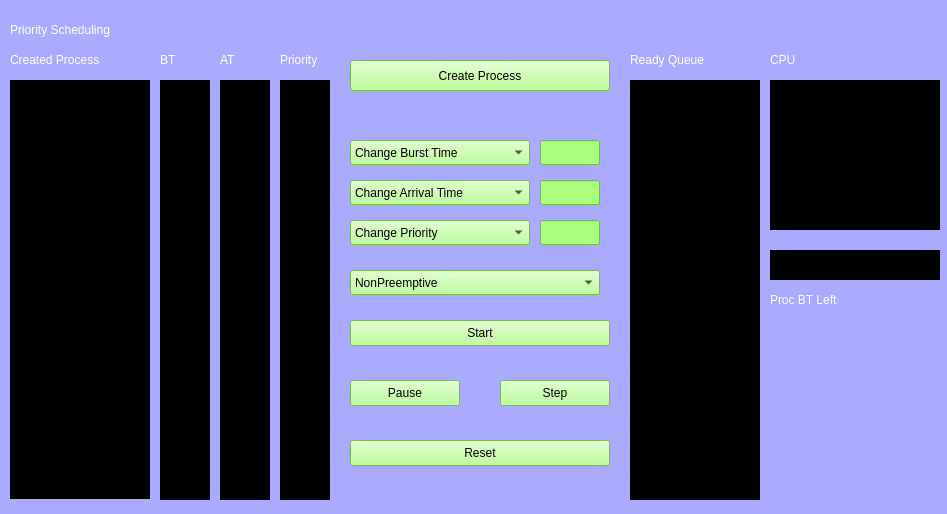
<?xml version="1.0" encoding="UTF-8"?>
<ui version="4.0">
 <class>prority</class>
 <widget class="QWidget" name="prority">
  <property name="geometry">
   <rect>
    <x>0</x>
    <y>0</y>
    <width>947</width>
    <height>514</height>
   </rect>
  </property>
  <property name="windowTitle">
   <string>Form</string>
  </property>
  <property name="styleSheet">
   <string notr="true">background-color: rgb(170, 170, 255);</string>
  </property>
  <widget class="QPushButton" name="CreateProcess">
   <property name="geometry">
    <rect>
     <x>350</x>
     <y>60</y>
     <width>260</width>
     <height>31</height>
    </rect>
   </property>
   <property name="styleSheet">
    <string notr="true">background-color: rgb(170, 255, 127);</string>
   </property>
   <property name="text">
    <string>Create Process</string>
   </property>
  </widget>
  <widget class="QLabel" name="Process1_2">
   <property name="geometry">
    <rect>
     <x>10</x>
     <y>110</y>
     <width>140</width>
     <height>30</height>
    </rect>
   </property>
   <property name="styleSheet">
    <string notr="true">background-color: rgb(0, 0, 0);
color: rgb(255, 255, 255);</string>
   </property>
   <property name="text">
    <string/>
   </property>
  </widget>
  <widget class="QLabel" name="label_4">
   <property name="geometry">
    <rect>
     <x>220</x>
     <y>50</y>
     <width>50</width>
     <height>20</height>
    </rect>
   </property>
   <property name="styleSheet">
    <string notr="true">color: rgb(255, 255, 255);
font: 12pt &quot;Sans Serif&quot;;</string>
   </property>
   <property name="text">
    <string>AT</string>
   </property>
  </widget>
  <widget class="QPushButton" name="ResetSim">
   <property name="geometry">
    <rect>
     <x>350</x>
     <y>440</y>
     <width>260</width>
     <height>26</height>
    </rect>
   </property>
   <property name="styleSheet">
    <string notr="true">background-color: rgb(170, 255, 127);</string>
   </property>
   <property name="text">
    <string>Reset</string>
   </property>
  </widget>
  <widget class="QLabel" name="CPU">
   <property name="geometry">
    <rect>
     <x>770</x>
     <y>80</y>
     <width>170</width>
     <height>150</height>
    </rect>
   </property>
   <property name="styleSheet">
    <string notr="true">background-color: rgb(0, 0, 0);
font: 16pt &quot;Sans Serif&quot;;
color: rgb(255, 255, 255);</string>
   </property>
   <property name="text">
    <string/>
   </property>
  </widget>
  <widget class="QPushButton" name="StartSim">
   <property name="geometry">
    <rect>
     <x>350</x>
     <y>320</y>
     <width>260</width>
     <height>26</height>
    </rect>
   </property>
   <property name="styleSheet">
    <string notr="true">background-color: rgb(170, 255, 127);</string>
   </property>
   <property name="text">
    <string>Start</string>
   </property>
  </widget>
  <widget class="QLabel" name="ArrivalTime1_4">
   <property name="geometry">
    <rect>
     <x>220</x>
     <y>170</y>
     <width>50</width>
     <height>30</height>
    </rect>
   </property>
   <property name="styleSheet">
    <string notr="true">background-color: rgb(0, 0, 0);
color: rgb(255, 255, 255);</string>
   </property>
   <property name="text">
    <string/>
   </property>
  </widget>
  <widget class="QLabel" name="Process1_10">
   <property name="geometry">
    <rect>
     <x>10</x>
     <y>350</y>
     <width>140</width>
     <height>30</height>
    </rect>
   </property>
   <property name="styleSheet">
    <string notr="true">background-color: rgb(0, 0, 0);
color: rgb(255, 255, 255);</string>
   </property>
   <property name="text">
    <string/>
   </property>
  </widget>
  <widget class="QLabel" name="Process1_9">
   <property name="geometry">
    <rect>
     <x>10</x>
     <y>320</y>
     <width>140</width>
     <height>30</height>
    </rect>
   </property>
   <property name="styleSheet">
    <string notr="true">background-color: rgb(0, 0, 0);
color: rgb(255, 255, 255);</string>
   </property>
   <property name="text">
    <string/>
   </property>
  </widget>
  <widget class="QLabel" name="BurstTime1_6">
   <property name="geometry">
    <rect>
     <x>160</x>
     <y>230</y>
     <width>50</width>
     <height>30</height>
    </rect>
   </property>
   <property name="styleSheet">
    <string notr="true">background-color: rgb(0, 0, 0);
color: rgb(255, 255, 255);</string>
   </property>
   <property name="text">
    <string/>
   </property>
  </widget>
  <widget class="QPushButton" name="PauseSim">
   <property name="geometry">
    <rect>
     <x>350</x>
     <y>380</y>
     <width>110</width>
     <height>26</height>
    </rect>
   </property>
   <property name="styleSheet">
    <string notr="true">background-color: rgb(170, 255, 127);</string>
   </property>
   <property name="text">
    <string>Pause</string>
   </property>
  </widget>
  <widget class="QComboBox" name="ChangeAT">
   <property name="geometry">
    <rect>
     <x>350</x>
     <y>180</y>
     <width>180</width>
     <height>25</height>
    </rect>
   </property>
   <property name="styleSheet">
    <string notr="true">background-color: rgb(170, 255, 127);</string>
   </property>
   <item>
    <property name="text">
     <string>Change Arrival Time</string>
    </property>
   </item>
  </widget>
  <widget class="QLabel" name="BTTimerLeft">
   <property name="geometry">
    <rect>
     <x>770</x>
     <y>250</y>
     <width>170</width>
     <height>30</height>
    </rect>
   </property>
   <property name="styleSheet">
    <string notr="true">background-color: rgb(0, 0, 0);
font: 16pt &quot;Sans Serif&quot;;
color: rgb(255, 255, 255);</string>
   </property>
   <property name="text">
    <string/>
   </property>
  </widget>
  <widget class="QLabel" name="BurstTime1_13">
   <property name="geometry">
    <rect>
     <x>160</x>
     <y>440</y>
     <width>50</width>
     <height>30</height>
    </rect>
   </property>
   <property name="styleSheet">
    <string notr="true">background-color: rgb(0, 0, 0);
color: rgb(255, 255, 255);</string>
   </property>
   <property name="text">
    <string/>
   </property>
  </widget>
  <widget class="QLabel" name="BurstTime1_10">
   <property name="geometry">
    <rect>
     <x>160</x>
     <y>350</y>
     <width>50</width>
     <height>30</height>
    </rect>
   </property>
   <property name="styleSheet">
    <string notr="true">background-color: rgb(0, 0, 0);
color: rgb(255, 255, 255);</string>
   </property>
   <property name="text">
    <string/>
   </property>
  </widget>
  <widget class="QLabel" name="ReadyQ1_10">
   <property name="geometry">
    <rect>
     <x>630</x>
     <y>350</y>
     <width>130</width>
     <height>30</height>
    </rect>
   </property>
   <property name="styleSheet">
    <string notr="true">background-color: rgb(0, 0, 0);
color: rgb(255, 255, 255);</string>
   </property>
   <property name="text">
    <string/>
   </property>
  </widget>
  <widget class="QLabel" name="ReadyQ1_3">
   <property name="geometry">
    <rect>
     <x>630</x>
     <y>140</y>
     <width>130</width>
     <height>30</height>
    </rect>
   </property>
   <property name="styleSheet">
    <string notr="true">background-color: rgb(0, 0, 0);
color: rgb(255, 255, 255);</string>
   </property>
   <property name="text">
    <string/>
   </property>
  </widget>
  <widget class="QLabel" name="ArrivalTime1_14">
   <property name="geometry">
    <rect>
     <x>220</x>
     <y>470</y>
     <width>50</width>
     <height>30</height>
    </rect>
   </property>
   <property name="styleSheet">
    <string notr="true">background-color: rgb(0, 0, 0);
color: rgb(255, 255, 255);</string>
   </property>
   <property name="text">
    <string/>
   </property>
  </widget>
  <widget class="QLabel" name="label_6">
   <property name="geometry">
    <rect>
     <x>770</x>
     <y>50</y>
     <width>140</width>
     <height>20</height>
    </rect>
   </property>
   <property name="styleSheet">
    <string notr="true">color: rgb(255, 255, 255);
font: 12pt &quot;Sans Serif&quot;;</string>
   </property>
   <property name="text">
    <string>CPU</string>
   </property>
  </widget>
  <widget class="QLabel" name="label_2">
   <property name="geometry">
    <rect>
     <x>10</x>
     <y>50</y>
     <width>140</width>
     <height>20</height>
    </rect>
   </property>
   <property name="styleSheet">
    <string notr="true">color: rgb(255, 255, 255);
font: 12pt &quot;Sans Serif&quot;;</string>
   </property>
   <property name="text">
    <string>Created Process</string>
   </property>
  </widget>
  <widget class="QLabel" name="ReadyQ1">
   <property name="geometry">
    <rect>
     <x>630</x>
     <y>80</y>
     <width>130</width>
     <height>30</height>
    </rect>
   </property>
   <property name="styleSheet">
    <string notr="true">background-color: rgb(0, 0, 0);
color: rgb(255, 255, 255);</string>
   </property>
   <property name="text">
    <string/>
   </property>
  </widget>
  <widget class="QLabel" name="Process1_3">
   <property name="geometry">
    <rect>
     <x>10</x>
     <y>140</y>
     <width>140</width>
     <height>30</height>
    </rect>
   </property>
   <property name="styleSheet">
    <string notr="true">background-color: rgb(0, 0, 0);
color: rgb(255, 255, 255);</string>
   </property>
   <property name="text">
    <string/>
   </property>
  </widget>
  <widget class="QLabel" name="ReadyQ1_4">
   <property name="geometry">
    <rect>
     <x>630</x>
     <y>170</y>
     <width>130</width>
     <height>30</height>
    </rect>
   </property>
   <property name="styleSheet">
    <string notr="true">background-color: rgb(0, 0, 0);
color: rgb(255, 255, 255);</string>
   </property>
   <property name="text">
    <string/>
   </property>
  </widget>
  <widget class="QLabel" name="ReadyQ1_5">
   <property name="geometry">
    <rect>
     <x>630</x>
     <y>200</y>
     <width>130</width>
     <height>30</height>
    </rect>
   </property>
   <property name="styleSheet">
    <string notr="true">background-color: rgb(0, 0, 0);
color: rgb(255, 255, 255);</string>
   </property>
   <property name="text">
    <string/>
   </property>
  </widget>
  <widget class="QLabel" name="ArrivalTime1">
   <property name="geometry">
    <rect>
     <x>220</x>
     <y>80</y>
     <width>50</width>
     <height>30</height>
    </rect>
   </property>
   <property name="styleSheet">
    <string notr="true">background-color: rgb(0, 0, 0);
color: rgb(255, 255, 255);</string>
   </property>
   <property name="text">
    <string/>
   </property>
  </widget>
  <widget class="QLabel" name="ArrivalTime1_13">
   <property name="geometry">
    <rect>
     <x>220</x>
     <y>440</y>
     <width>50</width>
     <height>30</height>
    </rect>
   </property>
   <property name="styleSheet">
    <string notr="true">background-color: rgb(0, 0, 0);
color: rgb(255, 255, 255);</string>
   </property>
   <property name="text">
    <string/>
   </property>
  </widget>
  <widget class="QLabel" name="Process1_7">
   <property name="geometry">
    <rect>
     <x>10</x>
     <y>260</y>
     <width>140</width>
     <height>30</height>
    </rect>
   </property>
   <property name="styleSheet">
    <string notr="true">background-color: rgb(0, 0, 0);
color: rgb(255, 255, 255);</string>
   </property>
   <property name="text">
    <string/>
   </property>
  </widget>
  <widget class="QLabel" name="ReadyQ1_12">
   <property name="geometry">
    <rect>
     <x>630</x>
     <y>410</y>
     <width>130</width>
     <height>30</height>
    </rect>
   </property>
   <property name="styleSheet">
    <string notr="true">background-color: rgb(0, 0, 0);
color: rgb(255, 255, 255);</string>
   </property>
   <property name="text">
    <string/>
   </property>
  </widget>
  <widget class="QLabel" name="ArrivalTime1_3">
   <property name="geometry">
    <rect>
     <x>220</x>
     <y>140</y>
     <width>50</width>
     <height>30</height>
    </rect>
   </property>
   <property name="styleSheet">
    <string notr="true">background-color: rgb(0, 0, 0);
color: rgb(255, 255, 255);</string>
   </property>
   <property name="text">
    <string/>
   </property>
  </widget>
  <widget class="QLabel" name="BurstTime1_8">
   <property name="geometry">
    <rect>
     <x>160</x>
     <y>290</y>
     <width>50</width>
     <height>30</height>
    </rect>
   </property>
   <property name="styleSheet">
    <string notr="true">background-color: rgb(0, 0, 0);
color: rgb(255, 255, 255);</string>
   </property>
   <property name="text">
    <string/>
   </property>
  </widget>
  <widget class="QLabel" name="ReadyQ1_9">
   <property name="geometry">
    <rect>
     <x>630</x>
     <y>320</y>
     <width>130</width>
     <height>30</height>
    </rect>
   </property>
   <property name="styleSheet">
    <string notr="true">background-color: rgb(0, 0, 0);
color: rgb(255, 255, 255);</string>
   </property>
   <property name="text">
    <string/>
   </property>
  </widget>
  <widget class="QLabel" name="label_5">
   <property name="geometry">
    <rect>
     <x>630</x>
     <y>50</y>
     <width>140</width>
     <height>20</height>
    </rect>
   </property>
   <property name="styleSheet">
    <string notr="true">font: 12pt &quot;Sans Serif&quot;;
color: rgb(255, 255, 255);</string>
   </property>
   <property name="text">
    <string>Ready Queue</string>
   </property>
  </widget>
  <widget class="QLabel" name="ArrivalTime1_7">
   <property name="geometry">
    <rect>
     <x>220</x>
     <y>260</y>
     <width>50</width>
     <height>30</height>
    </rect>
   </property>
   <property name="styleSheet">
    <string notr="true">background-color: rgb(0, 0, 0);
color: rgb(255, 255, 255);</string>
   </property>
   <property name="text">
    <string/>
   </property>
  </widget>
  <widget class="QLabel" name="ReadyQ1_7">
   <property name="geometry">
    <rect>
     <x>630</x>
     <y>260</y>
     <width>130</width>
     <height>30</height>
    </rect>
   </property>
   <property name="styleSheet">
    <string notr="true">background-color: rgb(0, 0, 0);
color: rgb(255, 255, 255);</string>
   </property>
   <property name="text">
    <string/>
   </property>
  </widget>
  <widget class="QLabel" name="ArrivalTime1_12">
   <property name="geometry">
    <rect>
     <x>220</x>
     <y>410</y>
     <width>50</width>
     <height>30</height>
    </rect>
   </property>
   <property name="styleSheet">
    <string notr="true">background-color: rgb(0, 0, 0);
color: rgb(255, 255, 255);</string>
   </property>
   <property name="text">
    <string/>
   </property>
  </widget>
  <widget class="QLabel" name="BurstTime1_5">
   <property name="geometry">
    <rect>
     <x>160</x>
     <y>200</y>
     <width>50</width>
     <height>30</height>
    </rect>
   </property>
   <property name="styleSheet">
    <string notr="true">background-color: rgb(0, 0, 0);
color: rgb(255, 255, 255);</string>
   </property>
   <property name="text">
    <string/>
   </property>
  </widget>
  <widget class="QLabel" name="BurstTime1_9">
   <property name="geometry">
    <rect>
     <x>160</x>
     <y>320</y>
     <width>50</width>
     <height>30</height>
    </rect>
   </property>
   <property name="styleSheet">
    <string notr="true">background-color: rgb(0, 0, 0);
color: rgb(255, 255, 255);</string>
   </property>
   <property name="text">
    <string/>
   </property>
  </widget>
  <widget class="QComboBox" name="ChangeBT">
   <property name="geometry">
    <rect>
     <x>350</x>
     <y>140</y>
     <width>180</width>
     <height>25</height>
    </rect>
   </property>
   <property name="styleSheet">
    <string notr="true">background-color: rgb(170, 255, 127);</string>
   </property>
   <item>
    <property name="text">
     <string>Change Burst Time</string>
    </property>
   </item>
  </widget>
  <widget class="QLabel" name="BurstTime1_7">
   <property name="geometry">
    <rect>
     <x>160</x>
     <y>260</y>
     <width>50</width>
     <height>30</height>
    </rect>
   </property>
   <property name="styleSheet">
    <string notr="true">background-color: rgb(0, 0, 0);
color: rgb(255, 255, 255);</string>
   </property>
   <property name="text">
    <string/>
   </property>
  </widget>
  <widget class="QLineEdit" name="ArrivalTime">
   <property name="geometry">
    <rect>
     <x>540</x>
     <y>180</y>
     <width>60</width>
     <height>25</height>
    </rect>
   </property>
   <property name="styleSheet">
    <string notr="true">background-color: rgb(170, 255, 127);</string>
   </property>
  </widget>
  <widget class="QLabel" name="BurstTime1_11">
   <property name="geometry">
    <rect>
     <x>160</x>
     <y>380</y>
     <width>50</width>
     <height>30</height>
    </rect>
   </property>
   <property name="styleSheet">
    <string notr="true">background-color: rgb(0, 0, 0);
color: rgb(255, 255, 255);</string>
   </property>
   <property name="text">
    <string/>
   </property>
  </widget>
  <widget class="QLabel" name="BurstTime1_4">
   <property name="geometry">
    <rect>
     <x>160</x>
     <y>170</y>
     <width>50</width>
     <height>30</height>
    </rect>
   </property>
   <property name="styleSheet">
    <string notr="true">background-color: rgb(0, 0, 0);
color: rgb(255, 255, 255);</string>
   </property>
   <property name="text">
    <string/>
   </property>
  </widget>
  <widget class="QLabel" name="ArrivalTime1_2">
   <property name="geometry">
    <rect>
     <x>220</x>
     <y>110</y>
     <width>50</width>
     <height>30</height>
    </rect>
   </property>
   <property name="styleSheet">
    <string notr="true">background-color: rgb(0, 0, 0);
color: rgb(255, 255, 255);</string>
   </property>
   <property name="text">
    <string/>
   </property>
  </widget>
  <widget class="QPushButton" name="StepSim">
   <property name="geometry">
    <rect>
     <x>500</x>
     <y>380</y>
     <width>110</width>
     <height>26</height>
    </rect>
   </property>
   <property name="styleSheet">
    <string notr="true">background-color: rgb(170, 255, 127);</string>
   </property>
   <property name="text">
    <string>Step</string>
   </property>
  </widget>
  <widget class="QLabel" name="Process1_5">
   <property name="geometry">
    <rect>
     <x>10</x>
     <y>200</y>
     <width>140</width>
     <height>30</height>
    </rect>
   </property>
   <property name="styleSheet">
    <string notr="true">background-color: rgb(0, 0, 0);
color: rgb(255, 255, 255);</string>
   </property>
   <property name="text">
    <string/>
   </property>
  </widget>
  <widget class="QLabel" name="Process1_4">
   <property name="geometry">
    <rect>
     <x>10</x>
     <y>170</y>
     <width>140</width>
     <height>30</height>
    </rect>
   </property>
   <property name="styleSheet">
    <string notr="true">background-color: rgb(0, 0, 0);
color: rgb(255, 255, 255);</string>
   </property>
   <property name="text">
    <string/>
   </property>
  </widget>
  <widget class="QLabel" name="BurstTime1_12">
   <property name="geometry">
    <rect>
     <x>160</x>
     <y>410</y>
     <width>50</width>
     <height>30</height>
    </rect>
   </property>
   <property name="styleSheet">
    <string notr="true">background-color: rgb(0, 0, 0);
color: rgb(255, 255, 255);</string>
   </property>
   <property name="text">
    <string/>
   </property>
  </widget>
  <widget class="QLabel" name="ArrivalTime1_8">
   <property name="geometry">
    <rect>
     <x>220</x>
     <y>290</y>
     <width>50</width>
     <height>30</height>
    </rect>
   </property>
   <property name="styleSheet">
    <string notr="true">background-color: rgb(0, 0, 0);
color: rgb(255, 255, 255);</string>
   </property>
   <property name="text">
    <string/>
   </property>
  </widget>
  <widget class="QLabel" name="Process1_11">
   <property name="geometry">
    <rect>
     <x>10</x>
     <y>379</y>
     <width>140</width>
     <height>30</height>
    </rect>
   </property>
   <property name="styleSheet">
    <string notr="true">background-color: rgb(0, 0, 0);
color: rgb(255, 255, 255);</string>
   </property>
   <property name="text">
    <string/>
   </property>
  </widget>
  <widget class="QLabel" name="ArrivalTime1_11">
   <property name="geometry">
    <rect>
     <x>220</x>
     <y>380</y>
     <width>50</width>
     <height>30</height>
    </rect>
   </property>
   <property name="styleSheet">
    <string notr="true">background-color: rgb(0, 0, 0);
color: rgb(255, 255, 255);</string>
   </property>
   <property name="text">
    <string/>
   </property>
  </widget>
  <widget class="QLabel" name="ReadyQ1_14">
   <property name="geometry">
    <rect>
     <x>630</x>
     <y>470</y>
     <width>130</width>
     <height>30</height>
    </rect>
   </property>
   <property name="styleSheet">
    <string notr="true">background-color: rgb(0, 0, 0);
color: rgb(255, 255, 255);</string>
   </property>
   <property name="text">
    <string/>
   </property>
  </widget>
  <widget class="QLabel" name="BurstTime1_3">
   <property name="geometry">
    <rect>
     <x>160</x>
     <y>140</y>
     <width>50</width>
     <height>30</height>
    </rect>
   </property>
   <property name="styleSheet">
    <string notr="true">background-color: rgb(0, 0, 0);
color: rgb(255, 255, 255);</string>
   </property>
   <property name="text">
    <string/>
   </property>
  </widget>
  <widget class="QLabel" name="ArrivalTime1_9">
   <property name="geometry">
    <rect>
     <x>220</x>
     <y>320</y>
     <width>50</width>
     <height>30</height>
    </rect>
   </property>
   <property name="styleSheet">
    <string notr="true">background-color: rgb(0, 0, 0);
color: rgb(255, 255, 255);</string>
   </property>
   <property name="text">
    <string/>
   </property>
  </widget>
  <widget class="QLabel" name="ReadyQ1_8">
   <property name="geometry">
    <rect>
     <x>630</x>
     <y>290</y>
     <width>130</width>
     <height>30</height>
    </rect>
   </property>
   <property name="styleSheet">
    <string notr="true">background-color: rgb(0, 0, 0);
color: rgb(255, 255, 255);</string>
   </property>
   <property name="text">
    <string/>
   </property>
  </widget>
  <widget class="QComboBox" name="Preemptiveness">
   <property name="geometry">
    <rect>
     <x>350</x>
     <y>270</y>
     <width>250</width>
     <height>25</height>
    </rect>
   </property>
   <property name="styleSheet">
    <string notr="true">background-color: rgb(170, 255, 127);</string>
   </property>
   <item>
    <property name="text">
     <string>NonPreemptive</string>
    </property>
   </item>
   <item>
    <property name="text">
     <string>Preemptive</string>
    </property>
   </item>
  </widget>
  <widget class="QLabel" name="ReadyQ1_2">
   <property name="geometry">
    <rect>
     <x>630</x>
     <y>110</y>
     <width>130</width>
     <height>30</height>
    </rect>
   </property>
   <property name="styleSheet">
    <string notr="true">background-color: rgb(0, 0, 0);
color: rgb(255, 255, 255);</string>
   </property>
   <property name="text">
    <string/>
   </property>
  </widget>
  <widget class="QLabel" name="Process1">
   <property name="geometry">
    <rect>
     <x>10</x>
     <y>80</y>
     <width>140</width>
     <height>30</height>
    </rect>
   </property>
   <property name="styleSheet">
    <string notr="true">background-color: rgb(0, 0, 0);
color: rgb(255, 255, 255);</string>
   </property>
   <property name="text">
    <string/>
   </property>
  </widget>
  <widget class="QLabel" name="Process1_12">
   <property name="geometry">
    <rect>
     <x>10</x>
     <y>409</y>
     <width>140</width>
     <height>30</height>
    </rect>
   </property>
   <property name="styleSheet">
    <string notr="true">background-color: rgb(0, 0, 0);
color: rgb(255, 255, 255);</string>
   </property>
   <property name="text">
    <string/>
   </property>
  </widget>
  <widget class="QLabel" name="ReadyQ1_11">
   <property name="geometry">
    <rect>
     <x>630</x>
     <y>380</y>
     <width>130</width>
     <height>30</height>
    </rect>
   </property>
   <property name="styleSheet">
    <string notr="true">background-color: rgb(0, 0, 0);
color: rgb(255, 255, 255);</string>
   </property>
   <property name="text">
    <string/>
   </property>
  </widget>
  <widget class="QLabel" name="Process1_14">
   <property name="geometry">
    <rect>
     <x>10</x>
     <y>469</y>
     <width>140</width>
     <height>30</height>
    </rect>
   </property>
   <property name="styleSheet">
    <string notr="true">background-color: rgb(0, 0, 0);
color: rgb(255, 255, 255);</string>
   </property>
   <property name="text">
    <string/>
   </property>
  </widget>
  <widget class="QLineEdit" name="BurstTime">
   <property name="geometry">
    <rect>
     <x>540</x>
     <y>140</y>
     <width>60</width>
     <height>25</height>
    </rect>
   </property>
   <property name="styleSheet">
    <string notr="true">background-color: rgb(170, 255, 127);</string>
   </property>
  </widget>
  <widget class="QLabel" name="label_7">
   <property name="geometry">
    <rect>
     <x>770</x>
     <y>290</y>
     <width>110</width>
     <height>20</height>
    </rect>
   </property>
   <property name="styleSheet">
    <string notr="true">color: rgb(255, 255, 255);
font: 12pt &quot;Sans Serif&quot;;</string>
   </property>
   <property name="text">
    <string>Proc BT Left</string>
   </property>
  </widget>
  <widget class="QLabel" name="BurstTime1_14">
   <property name="geometry">
    <rect>
     <x>160</x>
     <y>470</y>
     <width>50</width>
     <height>30</height>
    </rect>
   </property>
   <property name="styleSheet">
    <string notr="true">background-color: rgb(0, 0, 0);
color: rgb(255, 255, 255);</string>
   </property>
   <property name="text">
    <string/>
   </property>
  </widget>
  <widget class="QLabel" name="label_3">
   <property name="geometry">
    <rect>
     <x>160</x>
     <y>50</y>
     <width>50</width>
     <height>20</height>
    </rect>
   </property>
   <property name="styleSheet">
    <string notr="true">color: rgb(255, 255, 255);
font: 12pt &quot;Sans Serif&quot;;</string>
   </property>
   <property name="text">
    <string>BT</string>
   </property>
  </widget>
  <widget class="QLabel" name="Process1_13">
   <property name="geometry">
    <rect>
     <x>10</x>
     <y>439</y>
     <width>140</width>
     <height>30</height>
    </rect>
   </property>
   <property name="styleSheet">
    <string notr="true">background-color: rgb(0, 0, 0);
color: rgb(255, 255, 255);</string>
   </property>
   <property name="text">
    <string/>
   </property>
  </widget>
  <widget class="QLabel" name="ArrivalTime1_6">
   <property name="geometry">
    <rect>
     <x>220</x>
     <y>230</y>
     <width>50</width>
     <height>30</height>
    </rect>
   </property>
   <property name="styleSheet">
    <string notr="true">background-color: rgb(0, 0, 0);
color: rgb(255, 255, 255);</string>
   </property>
   <property name="text">
    <string/>
   </property>
  </widget>
  <widget class="QLabel" name="label">
   <property name="geometry">
    <rect>
     <x>10</x>
     <y>10</y>
     <width>650</width>
     <height>40</height>
    </rect>
   </property>
   <property name="styleSheet">
    <string notr="true">font: 24pt &quot;Sans Serif&quot;;
color: rgb(255, 255, 255);</string>
   </property>
   <property name="text">
    <string>Priority Scheduling</string>
   </property>
  </widget>
  <widget class="QLabel" name="ReadyQ1_13">
   <property name="geometry">
    <rect>
     <x>630</x>
     <y>440</y>
     <width>130</width>
     <height>30</height>
    </rect>
   </property>
   <property name="styleSheet">
    <string notr="true">background-color: rgb(0, 0, 0);
color: rgb(255, 255, 255);</string>
   </property>
   <property name="text">
    <string/>
   </property>
  </widget>
  <widget class="QLabel" name="BurstTime1_2">
   <property name="geometry">
    <rect>
     <x>160</x>
     <y>110</y>
     <width>50</width>
     <height>30</height>
    </rect>
   </property>
   <property name="styleSheet">
    <string notr="true">background-color: rgb(0, 0, 0);
color: rgb(255, 255, 255);</string>
   </property>
   <property name="text">
    <string/>
   </property>
  </widget>
  <widget class="QLabel" name="Process1_6">
   <property name="geometry">
    <rect>
     <x>10</x>
     <y>230</y>
     <width>140</width>
     <height>30</height>
    </rect>
   </property>
   <property name="styleSheet">
    <string notr="true">background-color: rgb(0, 0, 0);
color: rgb(255, 255, 255);</string>
   </property>
   <property name="text">
    <string/>
   </property>
  </widget>
  <widget class="QLabel" name="ArrivalTime1_5">
   <property name="geometry">
    <rect>
     <x>220</x>
     <y>200</y>
     <width>50</width>
     <height>30</height>
    </rect>
   </property>
   <property name="styleSheet">
    <string notr="true">background-color: rgb(0, 0, 0);
color: rgb(255, 255, 255);</string>
   </property>
   <property name="text">
    <string/>
   </property>
  </widget>
  <widget class="QLabel" name="BurstTime1">
   <property name="geometry">
    <rect>
     <x>160</x>
     <y>80</y>
     <width>50</width>
     <height>30</height>
    </rect>
   </property>
   <property name="styleSheet">
    <string notr="true">background-color: rgb(0, 0, 0);
color: rgb(255, 255, 255);</string>
   </property>
   <property name="text">
    <string/>
   </property>
  </widget>
  <widget class="QLabel" name="Process1_8">
   <property name="geometry">
    <rect>
     <x>10</x>
     <y>290</y>
     <width>140</width>
     <height>30</height>
    </rect>
   </property>
   <property name="styleSheet">
    <string notr="true">background-color: rgb(0, 0, 0);
color: rgb(255, 255, 255);</string>
   </property>
   <property name="text">
    <string/>
   </property>
  </widget>
  <widget class="QLabel" name="ReadyQ1_6">
   <property name="geometry">
    <rect>
     <x>630</x>
     <y>230</y>
     <width>130</width>
     <height>30</height>
    </rect>
   </property>
   <property name="styleSheet">
    <string notr="true">background-color: rgb(0, 0, 0);
color: rgb(255, 255, 255);</string>
   </property>
   <property name="text">
    <string/>
   </property>
  </widget>
  <widget class="QLabel" name="ArrivalTime1_10">
   <property name="geometry">
    <rect>
     <x>220</x>
     <y>350</y>
     <width>50</width>
     <height>30</height>
    </rect>
   </property>
   <property name="styleSheet">
    <string notr="true">background-color: rgb(0, 0, 0);
color: rgb(255, 255, 255);</string>
   </property>
   <property name="text">
    <string/>
   </property>
  </widget>
  <widget class="QLabel" name="label_8">
   <property name="geometry">
    <rect>
     <x>280</x>
     <y>50</y>
     <width>60</width>
     <height>20</height>
    </rect>
   </property>
   <property name="styleSheet">
    <string notr="true">color: rgb(255, 255, 255);
font: 12pt &quot;Sans Serif&quot;;</string>
   </property>
   <property name="text">
    <string>Priority</string>
   </property>
  </widget>
  <widget class="QLabel" name="Priority1">
   <property name="geometry">
    <rect>
     <x>280</x>
     <y>80</y>
     <width>50</width>
     <height>30</height>
    </rect>
   </property>
   <property name="styleSheet">
    <string notr="true">background-color: rgb(0, 0, 0);
color: rgb(255, 255, 255);</string>
   </property>
   <property name="text">
    <string/>
   </property>
  </widget>
  <widget class="QLabel" name="Priority1_2">
   <property name="geometry">
    <rect>
     <x>280</x>
     <y>110</y>
     <width>50</width>
     <height>30</height>
    </rect>
   </property>
   <property name="styleSheet">
    <string notr="true">background-color: rgb(0, 0, 0);
color: rgb(255, 255, 255);</string>
   </property>
   <property name="text">
    <string/>
   </property>
  </widget>
  <widget class="QLabel" name="Priority1_3">
   <property name="geometry">
    <rect>
     <x>280</x>
     <y>140</y>
     <width>50</width>
     <height>30</height>
    </rect>
   </property>
   <property name="styleSheet">
    <string notr="true">background-color: rgb(0, 0, 0);
color: rgb(255, 255, 255);</string>
   </property>
   <property name="text">
    <string/>
   </property>
  </widget>
  <widget class="QLabel" name="Priority1_4">
   <property name="geometry">
    <rect>
     <x>280</x>
     <y>170</y>
     <width>50</width>
     <height>30</height>
    </rect>
   </property>
   <property name="styleSheet">
    <string notr="true">background-color: rgb(0, 0, 0);
color: rgb(255, 255, 255);</string>
   </property>
   <property name="text">
    <string/>
   </property>
  </widget>
  <widget class="QLabel" name="Priority1_5">
   <property name="geometry">
    <rect>
     <x>280</x>
     <y>200</y>
     <width>50</width>
     <height>30</height>
    </rect>
   </property>
   <property name="styleSheet">
    <string notr="true">background-color: rgb(0, 0, 0);
color: rgb(255, 255, 255);</string>
   </property>
   <property name="text">
    <string/>
   </property>
  </widget>
  <widget class="QLabel" name="Priority1_6">
   <property name="geometry">
    <rect>
     <x>280</x>
     <y>230</y>
     <width>50</width>
     <height>30</height>
    </rect>
   </property>
   <property name="styleSheet">
    <string notr="true">background-color: rgb(0, 0, 0);
color: rgb(255, 255, 255);</string>
   </property>
   <property name="text">
    <string/>
   </property>
  </widget>
  <widget class="QLabel" name="Priority1_7">
   <property name="geometry">
    <rect>
     <x>280</x>
     <y>260</y>
     <width>50</width>
     <height>30</height>
    </rect>
   </property>
   <property name="styleSheet">
    <string notr="true">background-color: rgb(0, 0, 0);
color: rgb(255, 255, 255);</string>
   </property>
   <property name="text">
    <string/>
   </property>
  </widget>
  <widget class="QLabel" name="Priority1_8">
   <property name="geometry">
    <rect>
     <x>280</x>
     <y>290</y>
     <width>50</width>
     <height>30</height>
    </rect>
   </property>
   <property name="styleSheet">
    <string notr="true">background-color: rgb(0, 0, 0);
color: rgb(255, 255, 255);</string>
   </property>
   <property name="text">
    <string/>
   </property>
  </widget>
  <widget class="QLabel" name="Priority1_9">
   <property name="geometry">
    <rect>
     <x>280</x>
     <y>320</y>
     <width>50</width>
     <height>30</height>
    </rect>
   </property>
   <property name="styleSheet">
    <string notr="true">background-color: rgb(0, 0, 0);
color: rgb(255, 255, 255);</string>
   </property>
   <property name="text">
    <string/>
   </property>
  </widget>
  <widget class="QLabel" name="Priority1_10">
   <property name="geometry">
    <rect>
     <x>280</x>
     <y>350</y>
     <width>50</width>
     <height>30</height>
    </rect>
   </property>
   <property name="styleSheet">
    <string notr="true">background-color: rgb(0, 0, 0);
color: rgb(255, 255, 255);</string>
   </property>
   <property name="text">
    <string/>
   </property>
  </widget>
  <widget class="QLabel" name="Priority1_11">
   <property name="geometry">
    <rect>
     <x>280</x>
     <y>380</y>
     <width>50</width>
     <height>30</height>
    </rect>
   </property>
   <property name="styleSheet">
    <string notr="true">background-color: rgb(0, 0, 0);
color: rgb(255, 255, 255);</string>
   </property>
   <property name="text">
    <string/>
   </property>
  </widget>
  <widget class="QLabel" name="Priority1_12">
   <property name="geometry">
    <rect>
     <x>280</x>
     <y>410</y>
     <width>50</width>
     <height>30</height>
    </rect>
   </property>
   <property name="styleSheet">
    <string notr="true">background-color: rgb(0, 0, 0);
color: rgb(255, 255, 255);</string>
   </property>
   <property name="text">
    <string/>
   </property>
  </widget>
  <widget class="QLabel" name="Priority1_13">
   <property name="geometry">
    <rect>
     <x>280</x>
     <y>440</y>
     <width>50</width>
     <height>30</height>
    </rect>
   </property>
   <property name="styleSheet">
    <string notr="true">background-color: rgb(0, 0, 0);
color: rgb(255, 255, 255);</string>
   </property>
   <property name="text">
    <string/>
   </property>
  </widget>
  <widget class="QLabel" name="Priority1_14">
   <property name="geometry">
    <rect>
     <x>280</x>
     <y>470</y>
     <width>50</width>
     <height>30</height>
    </rect>
   </property>
   <property name="styleSheet">
    <string notr="true">background-color: rgb(0, 0, 0);
color: rgb(255, 255, 255);</string>
   </property>
   <property name="text">
    <string/>
   </property>
  </widget>
  <widget class="QComboBox" name="ChangePro">
   <property name="geometry">
    <rect>
     <x>350</x>
     <y>220</y>
     <width>180</width>
     <height>25</height>
    </rect>
   </property>
   <property name="styleSheet">
    <string notr="true">background-color: rgb(170, 255, 127);</string>
   </property>
   <item>
    <property name="text">
     <string>Change Priority</string>
    </property>
   </item>
  </widget>
  <widget class="QLineEdit" name="Prority">
   <property name="geometry">
    <rect>
     <x>540</x>
     <y>220</y>
     <width>60</width>
     <height>25</height>
    </rect>
   </property>
   <property name="styleSheet">
    <string notr="true">background-color: rgb(170, 255, 127);</string>
   </property>
  </widget>
 </widget>
 <resources/>
 <connections/>
</ui>
